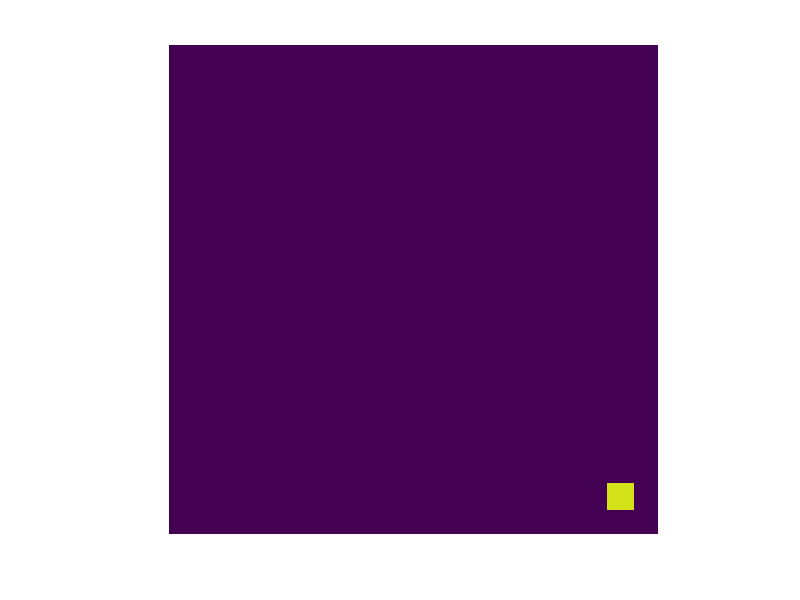

Write the MATLAB code that produced this figure. (Note: this script raises an error after producing the figure.)
addpath('helpers');
close all;

home_x = 10;                        % x coordinate of ant colony.
home_y = 10;                        % y coordinate of ant colony.
num_ants = 100;                     % Total number of ants.
num_spawned = 0;                    % Number of spawned ants.
grid_size = 200;                    % Size of simulation grid.
max_iter = 10000;                   % Number of simulation iterations.
dev_range = pi / 4;                 % Orientation deviation range.
delay = 0;                          % Delay between draws; only set if the simulation is too fast.
walk_home = @directed_walk;

x = ones(num_ants, 1) * home_x;     % x coordinate of ant i.
y = ones(num_ants, 1) * home_y;     % y coordinate of ant i.
z = zeros(grid_size);               % Location matrix.
food = zeros(grid_size);            % Food matrix.
theta = rand(num_ants, 1) * 2 * pi; % Orientation of ant i.
has_food = zeros(num_ants, 1);      % Does ant i have food?
p_return = zeros(grid_size);        % Return pheromone matrix.
im_data = zeros(grid_size);         % Image data matrix.
food(grid_size - home_x - 10:grid_size - home_x, grid_size - home_y - 10:grid_size - home_y) = 1;

figure;
im = image(im_data);
axis equal;
axis off;
for iter = 1:max_iter
    if num_spawned < num_ants && mod(iter, 10) == 0             % Spawn new ant.
        num_spawned += 1;
        z(x(num_spawned), y(num_spawned)) += 1;
    end % if
    for i = 1:num_spawned                                       % Move spawned ants.
        z(x(i), y(i)) -= 1;                                     % Move ant out of current location.
        if has_food(i)                                          % Return to colony with food.
            p_return(x(i), y(i)) = 10;                          % Excrete pheromone trail.
            [x(i), y(i), theta(i)] = walk_home([x(i), y(i)], [home_x, home_y], theta(i), grid_size, dev_range);
            if x(i) == home_x && y(i) == home_y                 % Successfully brought food back to colony.
                has_food(i) = 0;
            end % if
        else                                                    % Search for food.
            [p_found, x_p, y_p] = find_pheromone(p_return, x(i), y(i));
            if p_found                                          % Pheromone trail found.
                theta(i) = get_theta([x(i), y(i)], [x_p, y_p]); % Orient ant in trail direction.
                x(i) = x_p;
                y(i) = y_p;
            else                                                % No trail found; random walk.
                [x(i), y(i), theta(i)] = random_walk(x(i), y(i), theta(i), grid_size, dev_range);
            end % if
            if food(x(i), y(i))                                 % Found food.
                has_food(i) = 1;
            end % if
        end % if
        z(x(i), y(i)) += 1;                                     % Move ant into new location.
    end % for
    im_data = zeros(grid_size);
    im_data(food > 0) = 60;
    im_data(p_return > 0) = 50 - p_return(p_return > 0);
    im_data(z > 0) = 20;
    pause(delay);
    set(im, 'CData', im_data);                                  % Update image.
    p_return(p_return > 0) -= 0.1;                              % Pheromone evaporation.
end % for